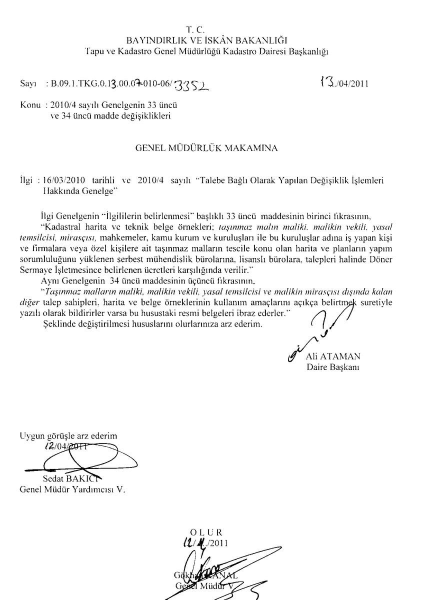
#> input picture inputs/in1.jpg, 852 x 1200 px (shown at 1/2 size)
$ python main.py
#> lines starting #> are read from the running program, lines starting #| are printed output that depends on the picture; after the words box and inside, x2 and y2 are one past the last pixel; in counts of white or black regions, pixels touching at a corner belong together; long printed decimals are rounded
### signature_extractor.py
"""Extract signatures from an image."""
# ----------------------------------------------
# --- Author         : Ahmet Ozlu
# --- Mail           : ahmetozlu93@gmail.com
# --- Date           : 17th September 2018
# ----------------------------------------------

import cv2
import matplotlib.pyplot as plt
from skimage import measure, morphology
from skimage.color import label2rgb
from skimage.measure import regionprops
import numpy as np

# the parameters are used to remove small size connected pixels outliar
constant_parameter_1 = 84
constant_parameter_2 = 250
constant_parameter_3 = 100

# the parameter is used to remove big size connected pixels outliar
constant_parameter_4 = 18

# read the input image
img = cv2.imread('./inputs/in1.jpg', 0)
#> img is the input picture: shape (1200, 852); min 0, max 255, mean 245.3
img = cv2.threshold(img, 127, 255, cv2.THRESH_BINARY)[1]  # ensure binary
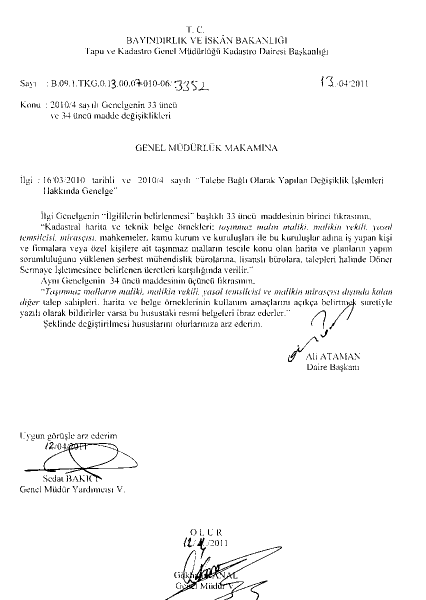
#> img: shape (1200, 852) (shown at 1/2 size); 96.6% white; black in thin lines or dots, all inside (x1, y1, x2, y2) = (40, 53, 784, 1200)

# connected component analysis by scikit-learn framework
blobs = img > img.mean()
blobs_labels = measure.label(blobs, background=1)
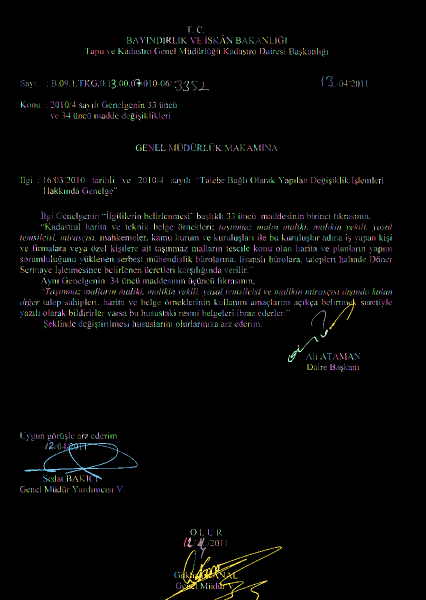
#> blobs_labels: shape (1200, 852) int32 (shown at 1/2 size); 2391 distinct labels, from 0 to 2390; one colour per label, 0 black
image_label_overlay = label2rgb(blobs_labels, image=img)
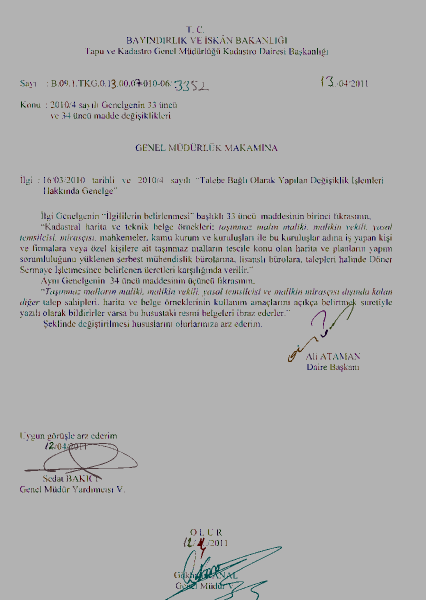
#> image_label_overlay: shape (1200, 852, 3) float64 (shown at 1/2 size); mean R, G, B 0.682, 0.681, 0.681

fig, ax = plt.subplots(figsize=(10, 6))

'''
# plot the connected components (for debugging)
ax.imshow(image_label_overlay)
ax.set_axis_off()
plt.tight_layout()
plt.show()
'''

the_biggest_component = 0
total_area = 0
counter = 0
average = 0.0
for region in regionprops(blobs_labels):
    if (region.area > 10):
        total_area = total_area + region.area
        counter = counter + 1
    # print region.area # (for debugging)
    # take regions with large enough areas
    if (region.area >= 250):
        if (region.area > the_biggest_component):
            the_biggest_component = region.area
#> this loop made 2390 passes
#> total_area on passes 2, 4, 12, 13, 15, 16, 17, 18, 19, 20, 21, 22: 24, 47, 95, 119, 146, 173, 191, 213, 264, 295, 321, 368
#> after the loop, counter = 1365; the_biggest_component = 2501; total_area = 31116

average = (total_area/counter)
#> average = 22.8
print("the_biggest_component: " + str(the_biggest_component))
#| the_biggest_component: 2501.0
print("average: " + str(average))
#| average: 22.796

# experimental-based ratio calculation, modify it for your cases
# a4_small_size_outliar_constant is used as a threshold value to remove connected outliar connected pixels
# are smaller than a4_small_size_outliar_constant for A4 size scanned documents
a4_small_size_outliar_constant = ((average/constant_parameter_1)*constant_parameter_2)+constant_parameter_3
#> a4_small_size_outliar_constant = 167.8
print("a4_small_size_outliar_constant: " + str(a4_small_size_outliar_constant))
#| a4_small_size_outliar_constant: 167.844

# experimental-based ratio calculation, modify it for your cases
# a4_big_size_outliar_constant is used as a threshold value to remove outliar connected pixels
# are bigger than a4_big_size_outliar_constant for A4 size scanned documents
a4_big_size_outliar_constant = a4_small_size_outliar_constant*constant_parameter_4
#> a4_big_size_outliar_constant = 3021.2
print("a4_big_size_outliar_constant: " + str(a4_big_size_outliar_constant))
#| a4_big_size_outliar_constant: 3021.193

# remove the connected pixels are smaller than a4_small_size_outliar_constant
pre_version = morphology.remove_small_objects(blobs_labels, a4_small_size_outliar_constant)
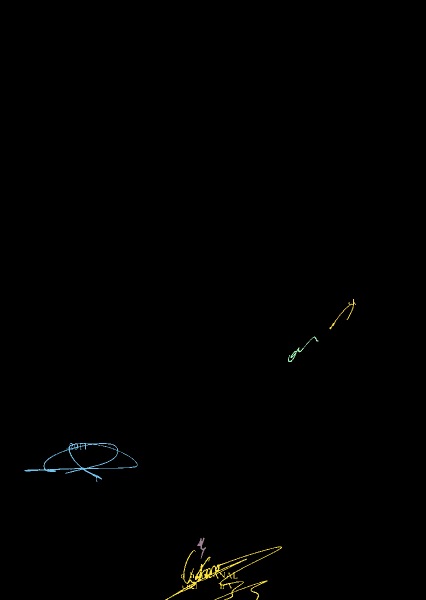
#> pre_version: shape (1200, 852) int32 (shown at 1/2 size); 6 distinct labels, from 0 to 2358; one colour per label, 0 black
# remove the connected pixels are bigger than threshold a4_big_size_outliar_constant
# to get rid of undesired connected pixels such as table headers and etc.
component_sizes = np.bincount(pre_version.ravel())
#> component_sizes = 2359 values, max 1017735 at index 0, min 0 at index 1, mean 433.4
too_small = component_sizes > (a4_big_size_outliar_constant)
too_small_mask = too_small[pre_version]
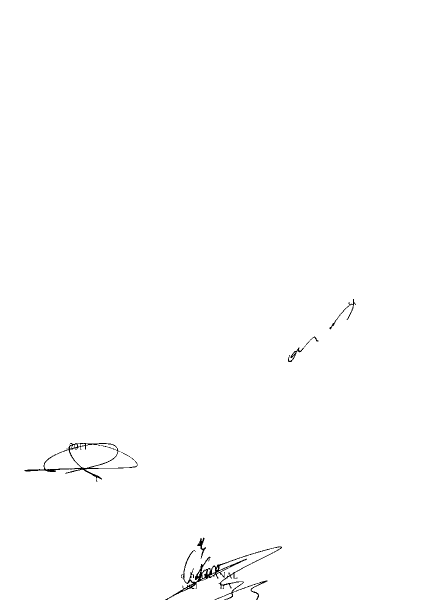
#> too_small_mask: shape (1200, 852) bool (shown at 1/2 size); 99.5% white; black in thin lines or dots, all inside (x1, y1, x2, y2) = (49, 598, 712, 1200)
pre_version[too_small_mask] = 0
# save the the pre-version which is the image is labelled with colors
# as considering connected components
plt.imsave('pre_version.png', pre_version)
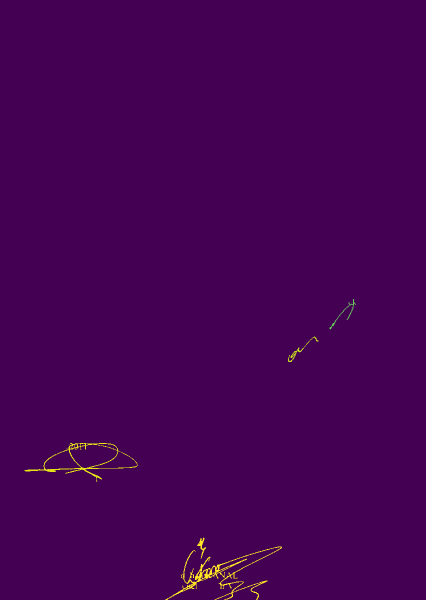
#> saved as pre_version.png: shape (1200, 852, 3) (shown at 1/2 size); mean R, G, B 68.8, 2, 83.8

# read the pre-version
img = cv2.imread('pre_version.png', 0)
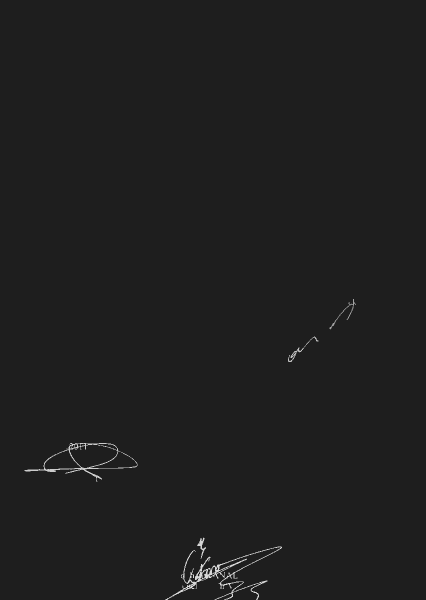
#> img: shape (1200, 852) (shown at 1/2 size); min 30, max 215, mean 30.8
# ensure binary
img = cv2.threshold(img, 0, 255, cv2.THRESH_BINARY_INV | cv2.THRESH_OTSU)[1]
# save the the result
cv2.imwrite("./outputs/output.png", img)

### dewapper.py
#!/usr/bin/python
# -*- coding: utf-8 -*-
# -----------------------------------------
# author      : Ahmet Ozlu
# mail        : ahmetozlu93@gmail.com
# date        : 05.05.2019
# -----------------------------------------

from utils.transform import four_point_transform
from skimage.filters import threshold_local
import numpy as np
import argparse
import cv2
import imutils

def dewarp_book(image):
	# get input image ration to keep best output resolution quality
	ratio = image.shape[0] / 500.0
	# copy source image for filter operations
	orig = image.copy()
	# resize the input image
	image = imutils.resize(image, height = 500)

	# convert rgb input image to grayscale
	gray = cv2.cvtColor(image, cv2.COLOR_BGR2GRAY)
	gray = cv2.GaussianBlur(gray, (5, 5), 0)

	# sigma parameter is used for automatic Canny edge detection
	sigma=0.33

	# compute the median of the single channel pixel intensities
	v = np.median(image)

	# apply automatic Canny edge detection using the computed median
	lower = int(max(0, (1.0 - sigma) * v))
	upper = int(min(255, (1.0 + sigma) * v))
	edged = cv2.Canny(image, lower, upper)

	# perform dilate morphological filter to connect teh image pixel points
	kernel = np.ones((5,5),np.uint8)
	edged = cv2.dilate(edged,kernel,iterations = 1)

	# find contours
	cnts = cv2.findContours(edged.copy(), cv2.RETR_LIST, cv2.CHAIN_APPROX_SIMPLE)
	cnts = imutils.grab_contours(cnts)
	cnts = sorted(cnts, key = cv2.contourArea, reverse = True)[:5]
	# loop over the contours
	for c in cnts:
		peri = cv2.arcLength(c, True)
		approx = cv2.approxPolyDP(c, 0.02 * peri, True)

		if len(approx) == 4:
			screenCnt = approx
			break
	# apply the four point transform for book dewarping
	warped = four_point_transform(orig, screenCnt.reshape(4, 2) * ratio)
	return warped

### unsharpen.py
#!/usr/bin/python
# -*- coding: utf-8 -*-
# -----------------------------------------
# author      : Ahmet Ozlu
# mail        : ahmetozlu93@gmail.com
# date        : 05.05.2019
# -----------------------------------------

import cv2

def unsharpen_mask(image):
	# perform GaussianBlur filter to use it in unsharpening mask
	gaussian_3 = cv2.GaussianBlur(image, (9,9), 10.0)
	# calculates the weighted sum of two arrays (source image and GaussianBlur filter) to perform unsharpening mask
	unsharp_image = cv2.addWeighted(image, 1.5, gaussian_3, -0.5, 0, image)
	# return unsharpened image
	return unsharp_image

### main.py
#!/usr/bin/python
# -*- coding: utf-8 -*-
# -----------------------------------------
# author      : Ahmet Ozlu
# mail        : ahmetozlu93@gmail.com
# date        : 05.05.2019
# -----------------------------------------

import cv2
import dewapper
import unsharpen
import color_correlation
import signature_extractor

source_image = cv2.imread("test1.jpg")
img = 0
try:
	# read the source input image and call the dewarp_book function to perform cropping with the margin and book dewarping
	img = dewapper.dewarp_book(source_image)
	cv2.imwrite("step 1 - page_dewarped.jpg", img)
	print("- step1 (cropping with the argins + book dewarpping): OK")
except Exception as e:
	print("type error: " + str(e))
	print("ERROR IN CROPPING & BOOK DEWARPING! PLEASE CHECK LIGTHNING, SHADOW, ZOOM LEVEL AND ETC. OF YOUR INPUT BOOK IMAGE!")
try:
	# call the unsharpen_mask method to perform signature extraction
	img = signature_extractor.extract_signature(cv2.cvtColor(img, cv2.COLOR_BGR2GRAY))
	cv2.imwrite("step 2 - signature_extracted.jpg", img)
	print("- step2 (signature extractor): OK")
except Exception as e:
	print("type error: " + str(e))
	print("ERROR IN SIGNATURE EXTRACTION! PLEASE CHECK LIGTHNING, SHADOW, ZOOM LEVEL AND ETC. OF YOUR INPUT BOOK IMAGE!")
try:
	# call the unsharpen_mask method to perform unsharpening mask
	unsharpen.unsharpen_mask(img)
	cv2.imwrite("step 3 - unsharpen_mask.jpg", img)
	print("- step3 (unsharpening mask): OK")
except Exception as e:
	print("type error: " + str(e))
	print("ERROR IN BOOK UNSHARPING MASK! PLEASE CHECK LIGTHNING, SHADOW, ZOOM LEVEL AND ETC. OF YOUR INPUT BOOK IMAGE!")
try:
	# call the funcBrightContrast method to perform color correction
	img = color_correlation.funcBrightContrast(img)
	cv2.imwrite("step 4 - color_correlated.jpg", img)
	print("- step4 (color correlation): OK")
except Exception as e:
	print("type error: " + str(e))
	print("ERROR IN BOOK COLOR CORRELATION! PLEASE CHECK LIGTHNING, SHADOW, ZOOM LEVEL AND ETC. OF YOUR INPUT BOOK IMAGE!")
